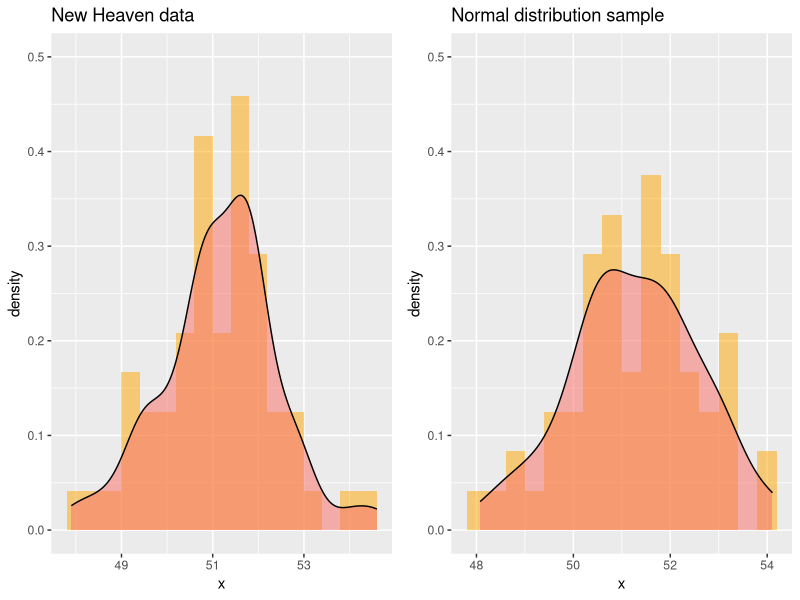

Recreate this plot in R.
## ---- chunk 1
require(tidyverse)
require(gridExtra)
require(ggthemes)
require(gridExtra)
## ---- chunk 2
nhtemp
## ---- chunk 3
data.frame(x = as.vector(nhtemp)) %>% 
  ggplot(aes(x=x, y = ..density..)) +
  geom_histogram(position = "identity", binwidth = 0.4, fill='orange', alpha = 0.5) + 
  geom_density(aes(alpha = 0.2, fill = 'orange'), show.legend = F) +
  scale_y_continuous(limits = c(0, 0.5)) +
  ggtitle(label = "New Heaven data")-> g1

set.seed(777)
data.frame(x = rnorm(n=60, mean = mean(nhtemp), sd = sd(nhtemp))) %>% 
  ggplot(aes(x=x, y=..density..)) + 
  geom_histogram(position = "identity", binwidth = 0.4, fill='orange', alpha = 0.5) + 
  geom_density(aes(alpha = 0.2, fill = 'orange'), show.legend = F) + 
  scale_y_continuous(limits = c(0, 0.5)) +
  ggtitle(label = "Normal distribution sample" )-> g2

gridExtra::grid.arrange(g1, g2, nrow = 1)
## ---- chunk 4
ohio <- data.frame(
  days = c(28, 32, 49, 84, 357, 933, 1078, 1183, 1560, 2114, 2114, 42, 53, 57, 63,  81, 140,  176,  210,  252,  476,  524, 1037),
  treat = rep(c('allo', 'auto'), c(11,12))
) 
ohio
